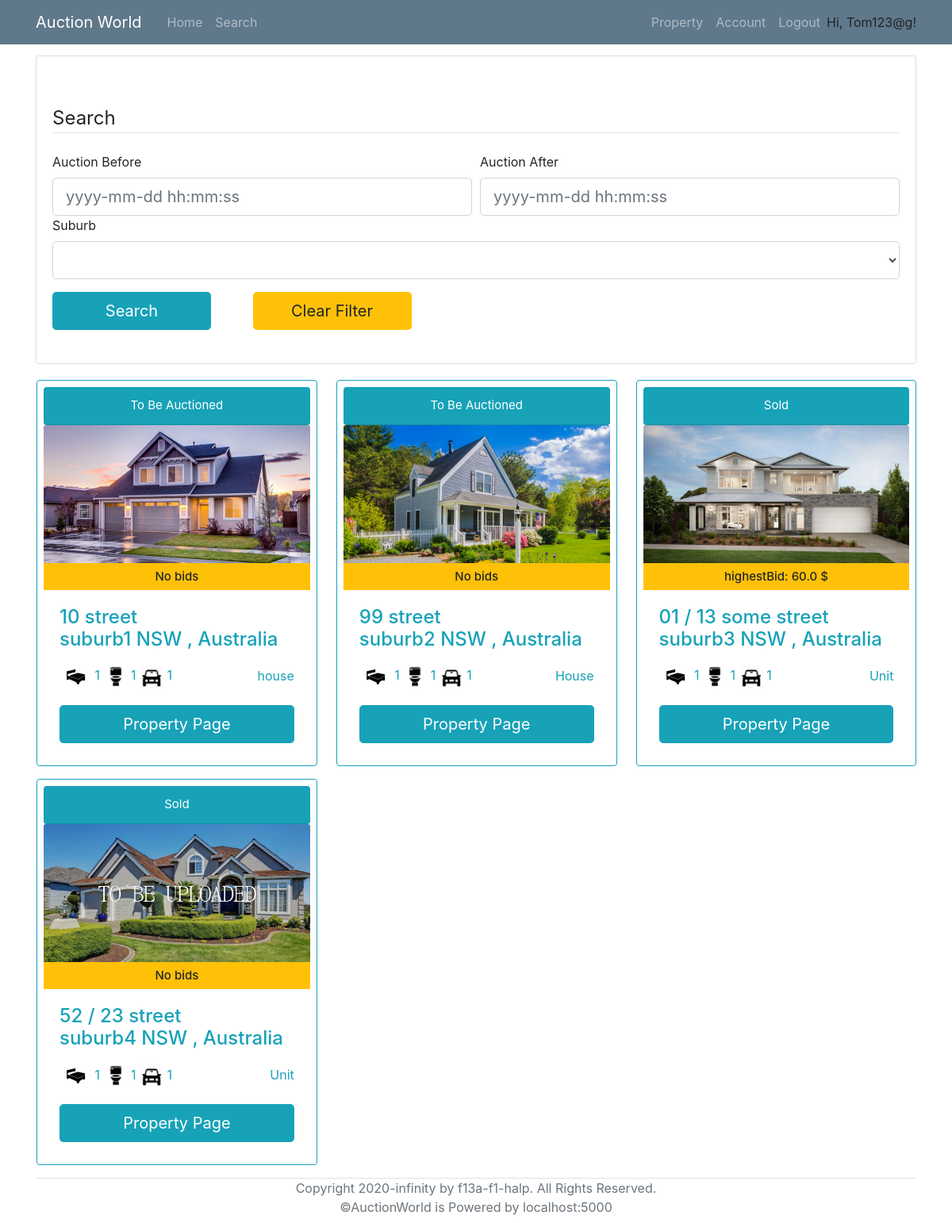
Page /search (signed in) on the earlier database version.
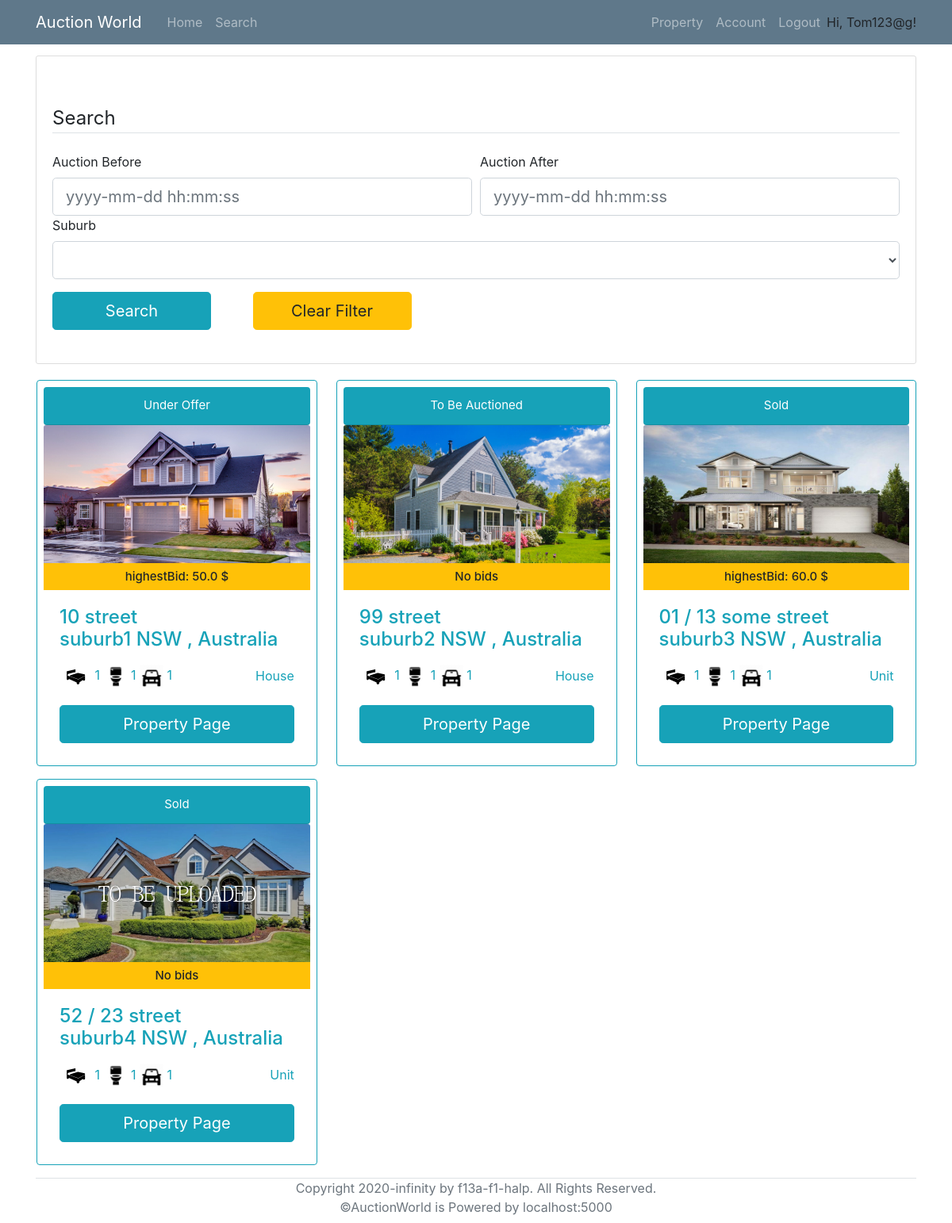
Same page on the later database version.
### models.py (models this page shows, shortened)
class User(UserMixin, db.Model):
    __tablename__ = 'User'
    id = db.Column(db.Integer, primary_key = True)
    login_name = db.Column(db.String(collation='NOCASE') ,unique=True, nullable=False)
    email = db.Column(db.String, unique=True, nullable=False)
    password_hash = db.Column(db.String, nullable=False)
    address = db.Column(db.String(1000), nullable=False)
    date_of_birth = db.Column(db.DateTime, nullable=False)
    phone_number = db.Column(db.String, nullable=False)
    id_confirmation = db.Column(db.String(100), nullable=True)
    auctionId = db.relationship('AuctionDetails', backref='seller', lazy='dynamic')
    properties = db.relationship('Property', backref='sellerID', lazy='dynamic')
    cards = db.relationship('BankDetails', backref='user', lazy='dynamic')
    registeredProperties = db.relationship('Property',secondary=lambda: RegisteredAssociation.__table__, backref="RegisteredBidders")

class Property(db.Model):
    __tablename__ = 'Property'
    id = db.Column(db.Integer, primary_key = True)
    property_type = db.Column(db.String)
    add_unit = db.Column(db.String(100))
    add_num = db.Column(db.String(100))
    add_name = db.Column(db.String(100))
    add_suburb = db.Column(db.String(100))
    add_state = db.Column(db.String(3))
    add_pc = db.Column(db.String(4))
    num_bedrooms = db.Column(db.Integer)
    num_parking = db.Column(db.Integer)
    num_bathrooms = db.Column(db.Integer)
    parking_features = db.Column(db.String)
    building_size = db.Column(db.Integer)
    land_size = db.Column(db.Integer)
    inspection_date = db.Column(db.DateTime)
    description = db.Column(db.String(2000))
    year_built = db.Column(db.Integer)
    status = db.Column(db.String)
    seller = db.Column(db.Integer, db.ForeignKey('User.id'))
    auctionId = db.relationship('AuctionDetails', backref='Property', uselist=False)
    photo_collection = db.relationship('Photos', backref='Property', lazy='dynamic')
    registeredBidders = db.relationship('User',secondary=lambda: RegisteredAssociation.__table__, backref="RegisteredProperties")

class Photos(db.Model):
    __tablename__ = 'Photos'
    id = db.Column(db.Integer, primary_key = True)
    photo = db.Column(db.String)
    property_id = db.Column(db.Integer, db.ForeignKey('Property.id'))

### routes.py (the view, shortened to what this page needs)
@app.route('/search', methods=['POST','GET'])
@login_required
def search():
    form=searchForm()
    available_suburbs=db.session.query(Property.add_suburb).distinct(Property.add_suburb)
    form.suburb.choices=[("")]+[(i.add_suburb) for i in available_suburbs]
    full_list = db.session.query(Property,AuctionDetails,func.max(Bid.Amount).label('highestBid'))\
                        .outerjoin(AuctionDetails, AuctionDetails.PropertyID==Property.id)\
                        .outerjoin(Bid, Bid.AuctionID == AuctionDetails.id)\
                        .group_by(Property.id)
    property_Id=[]
    return render_template('search.html', title='search', form=form, properties=full_list)

### forms.py
class searchForm(FlaskForm):
    auction_before =  DateTimeField('Auction Before', format='%Y-%m-%d %H:%M:%S',validators=[Optional()])
    auction_after = DateTimeField('Auction After', format='%Y-%m-%d %H:%M:%S',validators=[Optional()])
    suburb = SelectField('Suburb', validators=[Optional()])
    submit = SubmitField('Search')
    clear = SubmitField('Clear Filter')

### models.py (called while the page is built)
@login_manager.user_loader
def load_user(id):
    return User.query.get(id)

### templates/search.html (shortened to what this page needs)
{% extends "base.html" %}
{% block content %}
	<div class="content-section">
		<form action="" method= "POST" style="margin-top: 50px;" novalidate>
			<fieldset class="form-group">
				<legend class="border-bottom mb-4">Search</legend>
				<div class="form-row">
					<div class="col">
						{{ form.auction_before.label }}<br>
						{% if form.auction_before.errors %}
							{{ form.auction_before(class="form-control form-control-lg is-invalid") }}
							<div class="invalid-feedback">
								{% for error in form.auction_before.errors %}
									<span>{{ error }}</span>
								{% endfor %}
							</div>
						{% else %}
							{{ form.auction_before(class="form-control form-control-lg", placeholder="yyyy-mm-dd hh:mm:ss") }}
						{% endif %}
					</div>
					<div class="col">
						{{ form.auction_after.label }}<br>
						{% if form.auction_after.errors %}
							{{ form.auction_after(class="form-control form-control-lg is-invalid") }}
							<div class="invalid-feedback">
								{% for error in form.auction_after.errors %}
									<span>{{ error }}</span>
								{% endfor %}
							</div>
						{% else %}
							{{ form.auction_after(class="form-control form-control-lg", placeholder="yyyy-mm-dd hh:mm:ss") }}
						{% endif %}
					</div>
				</div>
				<div class="form-group">
					{{ form.suburb.label }}<br>
					{% if form.suburb.errors %}
						{{ form.suburb(class="form-control form-control-lg is-invalid") }}
						<div class="invalid-feedback">
							{% for error in form.suburb.errors %}
								<span>{{ error }}</span>
							{% endfor %}
						</div>
					{% else %}
						{{ form.suburb(class="form-control form-control-lg") }}
					{% endif %}
				</div>
				<div class="form-group">{{ form.submit(class="btn btn-info btn-lg mr-5" ,style="width:200px") }} {{ form.clear (class="btn btn-warning btn-lg",style="width:200px") }}</div>
			</fieldset>
		</form>
	</div>
	<div class="row col-xl-15">
		{% if not properties %}
				<div style="width:100%; text-align: center;">
				<h2 class="text-info">No results found.</h2>
				</div>
			</div>
		{% else %}
			{% for (p,a,b) in properties %}
				<div class="card border-info p-2 col-md-3.8 ml-3 mr-2 mb-3">
					<div class="card-header rounded text-center bg-info text-white" style="font-size: 15px;">
						{% if p.status == "auction" %}
							To Be Auctioned
						{% elif p.status == "sold" %}
							Sold
						{% else %}
							Under Offer
						{% endif %}
					</div>
					{% if not p.photo_collection.all() %}
						<img class="card-img-top" src="/static/propertyImage/Sample.jpg" alt="Card image cap" style="width:335.81px; height: 180px;" >
					{% else %}
						<img class="card-img-top" src="/static/propertyImage/{{p.photo_collection.first().photo}}" alt="Card image cap" style="width:335.81px; height: 180px;" >
					{% endif %}
					<h6 class="card-subtitle pt-2 pb-2 text-center bg-warning" style="font-size: 15px;">
                        {% if b:%}
                            highestBid: {{b}} $
                        {% else %}
                            No bids
                        {% endif%}
                    </h6>
					<div class="card-body text-info">
						<h4 class="card-title">
							{% if p.add_unit %}
								{{p.add_unit}} /
							{% endif %}
							{{p.add_num}} {{p.add_name}}<br>{{p.add_suburb}} {{p.add_state}} {{p.pc}}, Australia
						</h4>
						<p class="card-text">
							<span><img src="/static/icons/bedicon.png" alt="Card image cap" style="width:40px; height: 40px;"> {{p.num_bedrooms}}</span>
							<span><img src="/static/icons/restroom.png" alt="Card image cap" style="width:30px; height: 30px;"> {{p.num_bedrooms}}</span>
							<span><img src="/static/icons/car.png" alt="Card image cap" style="width:30px; height: 30px;"> {{p.num_parking}}</span>
							<span style="float: right; margin-top: 7px;">{{p.property_type}}</span>
						</p>
						<a href={{ url_for("viewProperty", property_id=p.id) }} class="btn btn-info btn-lg" style="width: 100%;">Property Page</a>
					</div>
				</div>
			{% endfor %}
		{% endif %}
	</div>
{% endblock %}

### templates/base.html (shortened to what this page needs)
<!DOCTYPE html>
<html lang="en">
<head>
    <link rel="stylesheet" type="text/css" href="../static/css/main.css">
    <link rel="stylesheet" href="https://maxcdn.bootstrapcdn.com/bootstrap/4.0.0/css/bootstrap.min.css">
</head>
<body>
    <header class="site-header">
        <nav class="navbar navbar-expand-md navbar-dark bg-steel fixed-top">
          <div class="container">
            <a class="navbar-brand mr-4" href="/" >Auction World</a>
            <div class="collapse navbar-collapse" id="navbarToggle">
              <div class="navbar-nav mr-auto">
                <a class="nav-item nav-link" href="{{ url_for('home') }}">Home</a>
                <a class="nav-item nav-link" href="/search">Search</a>
              </div>
              <div class="navbar-nav">
                {% if current_user.is_authenticated %}
                  <a class="nav-item nav-link" href="/property">Property</a>
                  <a class="nav-item nav-link" href={{ url_for("account", login_name=current_user.login_name) }}>Account</a>
                  <a class="nav-item nav-link" href="/logout">Logout</a>
                  <p style="margin-top: 8px; margin-bottom: 0px;">Hi, {{ current_user.login_name }}!</p>
                {% endif %}
              </div>
            </div>
          </div>
        </nav>
      </header>
      <main role="main" class="container" style="margin-top: 70px;">
        <div class="row">
          <div class="col-md-12">
            {% block content %}{% endblock %}
          </div>
        </div>
        <div class="border-top relative-bottom text-center text-muted mb-2" >
          Copyright 2020-infinity by f13a-f1-halp. All Rights Reserved. <br>
          ©AuctionWorld is Powered by localhost:5000
        </div>
      </main>
</body>
</html>

### static/css/main.css (style rules this page uses)
body { background: #fafafa; color: #333333; margin-top: 5rem; }
h1, h2, h3, h4, h5, h6 { color: #444444; }
.bg-steel { background-color: #5f788a; }
.site-header .navbar-nav .nav-link { color: #cbd5db; }
.content-section { background: #ffffff; padding: 10px 20px; border: 1px solid #dddddd; border-radius: 3px; margin-bottom: 20px; }

Differences in the rows shown:
changed Property "suburb1": b (not shown) → "50.0"; property_type "house" → "House"; status "To Be Auctioned" → "Under Offer"; text "No bids" → "highestBid: $"
